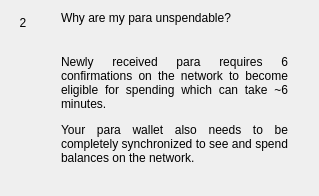
                  <widget class="QWidget" name="widgetFaq2" native="true">
                   <layout class="QHBoxLayout" name="horizontalPage2" stretch="0,1">
                    <item alignment="Qt::AlignTop">
                     <widget class="QLabel" name="labelNumber2">
                      <property name="minimumSize">
                       <size>
                        <width>24</width>
                        <height>24</height>
                       </size>
                      </property>
                      <property name="maximumSize">
                       <size>
                        <width>16777215</width>
                        <height>24</height>
                       </size>
                      </property>
                      <property name="text">
                       <string>2</string>
                      </property>
                      <property name="alignment">
                       <set>Qt::AlignCenter</set>
                      </property>
                     </widget>
                    </item>
                    <item>
                     <layout class="QVBoxLayout" name="verticalLayoutPage2">
                      <property name="spacing">
                       <number>0</number>
                      </property>
                      <property name="leftMargin">
                       <number>20</number>
                      </property>
                      <property name="rightMargin">
                       <number>20</number>
                      </property>
                      <item>
                       <widget class="QLabel" name="labelSubtitle2">
                        <property name="text">
                         <string>Why are my para unspendable?</string>
                        </property>
                        <property name="wordWrap">
                         <bool>true</bool>
                        </property>
                       </widget>
                      </item>
                      <item>
                       <spacer name="verticalSpacer_20">
                        <property name="orientation">
                         <enum>Qt::Vertical</enum>
                        </property>
                        <property name="sizeType">
                         <enum>QSizePolicy::Fixed</enum>
                        </property>
                        <property name="sizeHint" stdset="0">
                         <size>
                          <width>20</width>
                          <height>30</height>
                         </size>
                        </property>
                       </spacer>
                      </item>
                      <item>
                       <widget class="QLabel" name="labelContent2">
                        <property name="text">
                         <string>
                           &lt;html&gt;&lt;head/&gt;&lt;body&gt;&lt;p align=&quot;justify&quot;&gt;
                           Newly received para requires 6 confirmations on the network
                           to become eligible for spending which can take ~6 minutes.
                           &lt;/p&gt;&lt;p align=&quot;justify&quot;&gt;
                           Your para wallet also needs to be completely synchronized
                           to see and spend balances on the network.
                           &lt;/p&gt;&lt;/body&gt;&lt;/html&gt;
                         </string>
                        </property>
                        <property name="alignment">
                         <set>Qt::AlignLeading|Qt::AlignLeft|Qt::AlignTop</set>
                        </property>
                        <property name="wordWrap">
                         <bool>true</bool>
                        </property>
                       </widget>
                      </item>
                      <item>
                       <spacer name="verticalSpacer_21">
                        <property name="orientation">
                         <enum>Qt::Vertical</enum>
                        </property>
                        <property name="sizeHint" stdset="0">
                         <size>
                          <width>20</width>
                          <height>20</height>
                         </size>
                        </property>
                       </spacer>
                      </item>
                     </layout>
                    </item>
                   </layout>
                  </widget>
